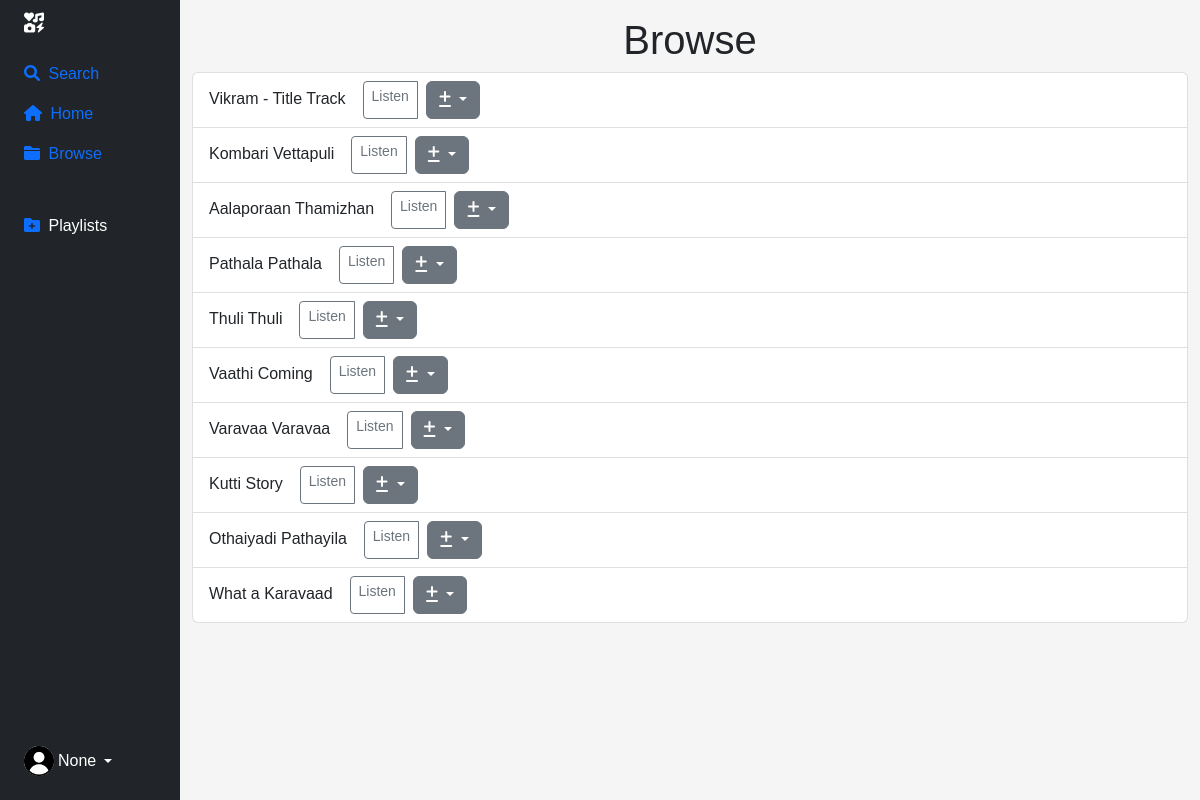
The app's page /browse, older data.
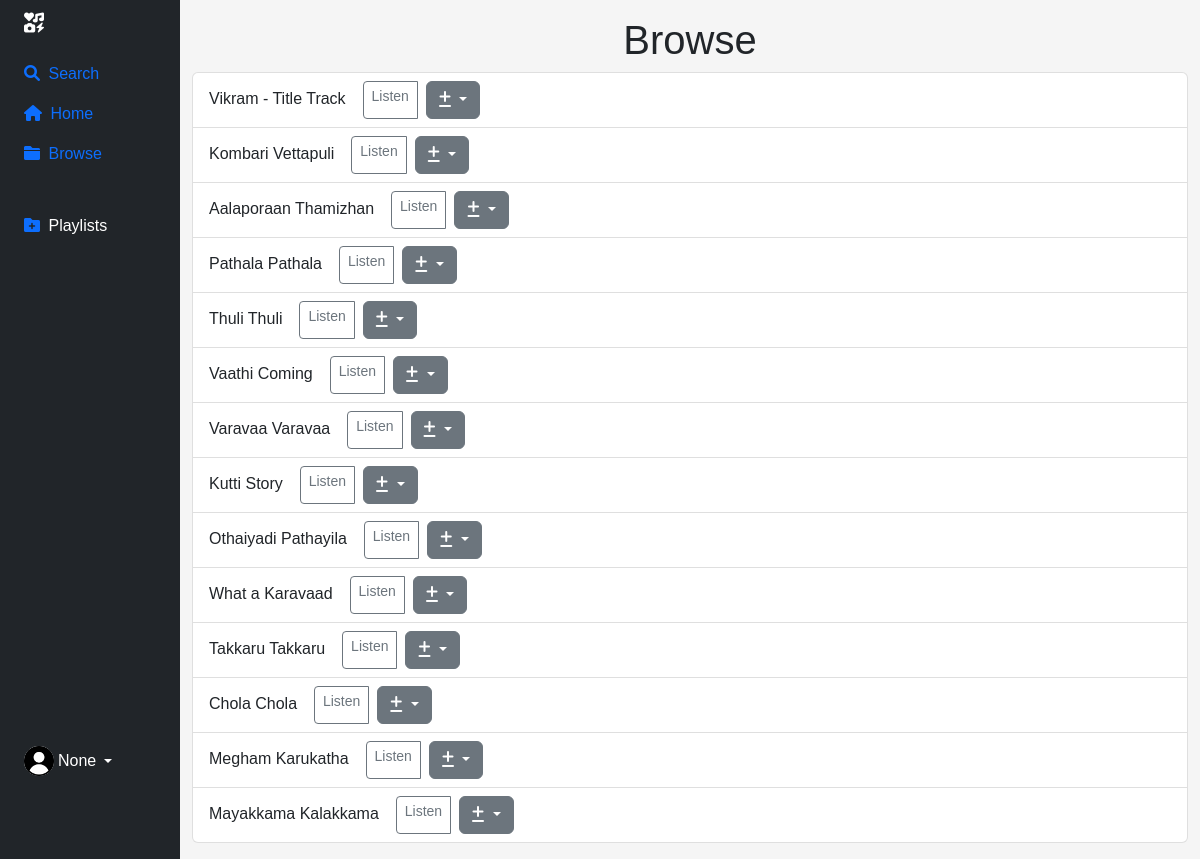
The same page, newer data.
### tables this page shows
CREATE TABLE songs(
id int,
name text,
artist text,
url text,
image text);

### app.py (the view)
@app.route('/browse')
def browse():
    if all_songs():
        username = session.get("name")
        cur.execute("SELECT rowid, name FROM playlists WHERE username = ?", (username, ))
        playlists = cur.fetchall()
        return render_template('browse.html', songs=allsong, check=1, playlist=playlists, name=username)
    else:
        return redirect("/")
    return redirect("/")
    return render_template('browse.html')

### app.py (called while the page is built)
def all_songs():
    global song, allsong
    cur.execute("SELECT rowid FROM songs")
    playlist_songs = cur.fetchall()
    playlist_data = []
    for id in playlist_songs:
        cur.execute("SELECT rowid, name, artist, url, image FROM songs WHERE rowid= (?)", (id))
        playlist_data.append(cur.fetchone())
    allsong = [
    {
        "id": row[0],
        "name": row[1],
        "artist": row[2],
    }
    for row in playlist_data
    ]
    return True

### templates/browse.html (shortened to what this page needs)
{% extends 'basic.html' %}
{% block content %}
    <h1>Browse</h1>
        <ul class="list-group" style="text-align: left;">
            {% for song in songs %}
                <li class="list-group-item">{{song['name']}} &ensp;
                    <div class="btn-group" role="group" aria-label="Basic outlined example">
                        <a class="btn btn-outline-secondary btn-sm" role="button" aria-disabled="true" href="/play?p={{song['id']}}">Listen</a>
                        <div class="dropdown">
                            <button class="btn btn-secondary dropdown-toggle" type="button" data-bs-toggle="dropdown" aria-expanded="false">
                                <i class="fa-solid fa-plus-minus"></i>
                            </button>
                          </div>
                      </div>
                </li>
            {% endfor %}
          </ul>
{% endblock %}

### templates/basic.html (shortened to what this page needs)
<!DOCTYPE html>
<html lang="en">
<head>
    <link href="https://cdn.jsdelivr.net/npm/bootstrap@5.2.3/dist/css/bootstrap.min.css" rel="stylesheet"/>
    <link rel="stylesheet" href="https://cdnjs.cloudflare.com/ajax/libs/font-awesome/5.13.0/css/all.min.css">
    <link rel="stylesheet" href="{{ url_for('static', filename='styles.css') }}">
    <link rel="stylesheet" href="https://cdnjs.cloudflare.com/ajax/libs/font-awesome/6.0.0-beta3/css/all.min.css">
</head>
<div class="container-fluid">
    <div class="row flex-nowrap">
        <div class="col-auto col-md-3 col-xl-2 px-sm-2 px-0 bg-dark" id="sidebar">
            <div class="d-flex flex-column align-items-center align-items-sm-start px-3 pt-2 text-white min-vh-100">
                <a href="/" class="d-flex align-items-center pb-3 mb-md-0 me-md-auto text-white text-decoration-none">
                    <span class="fs-5 d-none d-sm-inline"></i><i class="fa-solid fa-icons"></i></span>
                </a>
                <ul class="nav nav-pills flex-column mb-sm-auto mb-0 align-items-center align-items-sm-start" id="menu">
                    <li class="nav-item">
                        <a href="/" class="nav-link align-middle px-0" class="btn btn-primary" data-bs-toggle="modal" data-bs-target="#exampleModal">
                            <i class="fa-solid fa-magnifying-glass"></i><span class="ms-1 d-none d-sm-inline"> Search</span>
                        </a>
                    </li>
                    <li class="nav-item">
                        <a href="/" class="nav-link align-middle px-0">
                            <i class="fa-solid fa-house"></i> <span class="ms-1 d-none d-sm-inline">Home</span>
                        </a>
                    </li>
                    <li class="nav-item">
                        <a href="/browse" class="nav-link align-middle px-0">
                            <i class="fa-solid fa-folder"></i> <span class="ms-1 d-none d-sm-inline">Browse</span>
                        </a>
                    </li>
                    <li>
                        <a href="#submenu1" data-bs-toggle="collapse" class="nav-link px-0 align-middle">
                            <br>
                            <a href="/add_playlist"><i class="fa-solid fa-folder-plus"></i></a> <span class="ms-1 d-none d-sm-inline">Playlists</span> </a>
                    </li>
                </ul>
                <div class="dropdown pb-4">
                    <a href="#" class="d-flex align-items-center text-white text-decoration-none dropdown-toggle" id="dropdownUser1" data-bs-toggle="dropdown" aria-expanded="false">
                        <img src="{{ url_for('static', filename='icon.png') }}" alt="hugenerd" width="30" height="30" class="rounded-circle">
                        <span class="d-none d-sm-inline mx-1"> {{name}}</span>
                    </a>
                </div>
            </div>
        </div>
        <div class="col py-3">
            {% block content %}{% endblock %}
        </div>
    </div>
</div>
</html>

### templates/basic.html (style rules this page uses)
#sidebar { max-width: 15%; }

Row changes from the older to the newer data that the page shows:
added songs: name "Takkaru Takkaru"
added songs: name "Chola Chola"
added songs: name "Megham Karukatha"
added songs: name "Mayakkama Kalakkama"
